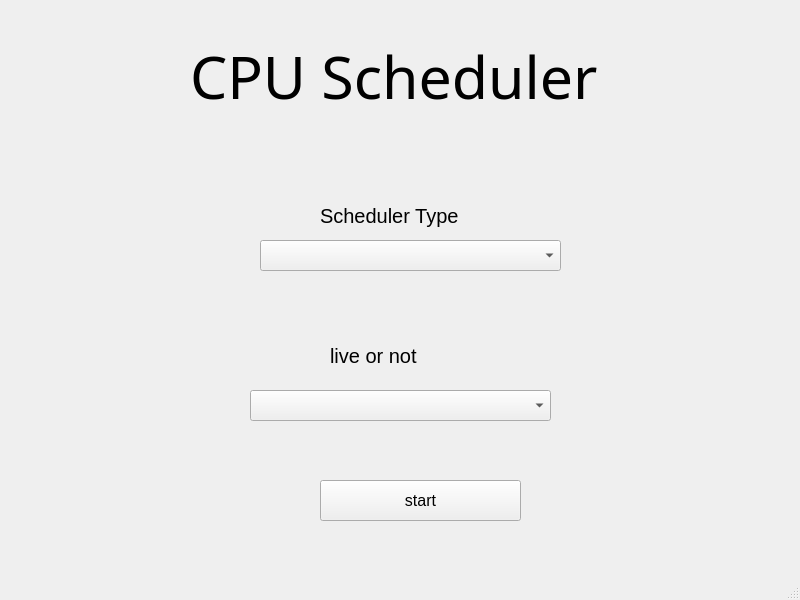
<?xml version="1.0" encoding="UTF-8"?>
<ui version="4.0">
 <class>MainWindow</class>
 <widget class="QMainWindow" name="MainWindow">
  <property name="geometry">
   <rect>
    <x>0</x>
    <y>0</y>
    <width>800</width>
    <height>600</height>
   </rect>
  </property>
  <property name="windowTitle">
   <string>MainWindow</string>
  </property>
  <widget class="QWidget" name="centralwidget">
   <widget class="QPushButton" name="pushButton">
    <property name="geometry">
     <rect>
      <x>320</x>
      <y>480</y>
      <width>201</width>
      <height>41</height>
     </rect>
    </property>
    <property name="font">
     <font>
      <pointsize>12</pointsize>
     </font>
    </property>
    <property name="text">
     <string>start</string>
    </property>
   </widget>
   <widget class="QLabel" name="label">
    <property name="geometry">
     <rect>
      <x>190</x>
      <y>-40</y>
      <width>521</width>
      <height>231</height>
     </rect>
    </property>
    <property name="font">
     <font>
      <family>Impact</family>
      <pointsize>44</pointsize>
     </font>
    </property>
    <property name="text">
     <string>CPU Scheduler</string>
    </property>
   </widget>
   <widget class="QComboBox" name="comboBox">
    <property name="geometry">
     <rect>
      <x>260</x>
      <y>240</y>
      <width>301</width>
      <height>31</height>
     </rect>
    </property>
   </widget>
   <widget class="QLabel" name="label_3">
    <property name="geometry">
     <rect>
      <x>320</x>
      <y>190</y>
      <width>331</width>
      <height>51</height>
     </rect>
    </property>
    <property name="font">
     <font>
      <pointsize>15</pointsize>
     </font>
    </property>
    <property name="text">
     <string>Scheduler Type</string>
    </property>
   </widget>
   <widget class="QComboBox" name="comboBox_2">
    <property name="geometry">
     <rect>
      <x>250</x>
      <y>390</y>
      <width>301</width>
      <height>31</height>
     </rect>
    </property>
   </widget>
   <widget class="QLabel" name="label_4">
    <property name="geometry">
     <rect>
      <x>330</x>
      <y>330</y>
      <width>331</width>
      <height>51</height>
     </rect>
    </property>
    <property name="font">
     <font>
      <pointsize>15</pointsize>
     </font>
    </property>
    <property name="text">
     <string>live or not</string>
    </property>
   </widget>
  </widget>
  <widget class="QMenuBar" name="menubar">
   <property name="geometry">
    <rect>
     <x>0</x>
     <y>0</y>
     <width>800</width>
     <height>26</height>
    </rect>
   </property>
  </widget>
  <widget class="QStatusBar" name="statusbar"/>
 </widget>
 <resources/>
 <connections/>
</ui>
